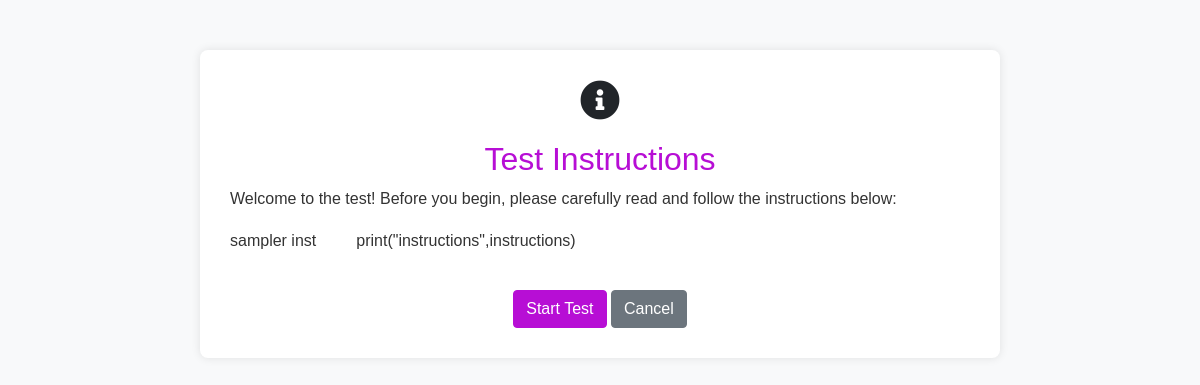
/show_instructions/root.tnpsc, run on an earlier commit of the app's database.
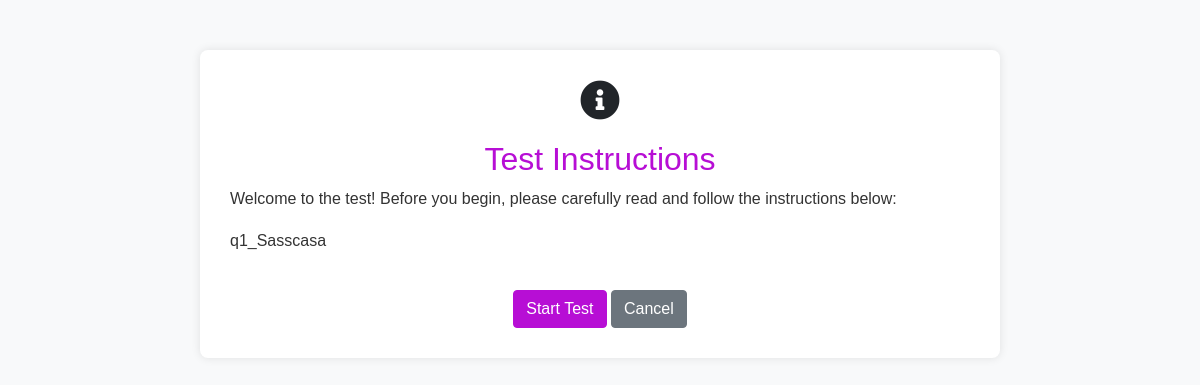
And on a later commit of the database.
### base/models.py (models this page shows, shortened)
class McqQuestionBase(models.Model):
    id = models.AutoField(primary_key=True)
    user_id = models.ForeignKey(User, on_delete=models.CASCADE)
    question = models.TextField()
    explain = models.TextField(null=True, blank=True)
    image = models.ImageField(upload_to='question_images/', null=True, blank=True)
    category = models.CharField(max_length=255)
    question_type = models.CharField(max_length=50)  # You might want to limit the choices here
    options = models.JSONField()  # Assuming options will be stored as a JSON array
    correct_answer = models.CharField(max_length=255)
    instructions = models.TextField()
    Para_quest = models.TextField(null=True, blank=True)
    copy_qust_path =  models.TextField()
    quest_id = models.TextField(null=True, blank=True)
    path = models.CharField(max_length=400)
    last_updated_date = models.DateTimeField(auto_now=True)

### base/views/UserView.py (the view)
# urls.py: path('show_instructions/<str:path>', show_instructions, name='show_instructions'),
def show_instructions(request, path):
    mcq_questions = McqQuestionBase.objects.filter(question_type="MCQ", path=path)
    instructions_out= ""
    for i in mcq_questions:
        instructions_out = i.instructions
    obj = FolderManager.objects.all()
    print(path.split('.')[1])
    user_subscription= UserSubscription.objects.all()
    for i in user_subscription:
        print(i.course_premium)
    print("............................")
    for i in McqQuestionBase.objects.all():
        print(i.path)
    for i in obj:
        print(i.category,i.path)
    return render(request, 'question_manager/instructions.html',{'instructions':instructions_out, 'path':path})

### templates/question_manager/instructions.html (shortened to what this page needs)
<!DOCTYPE html>
<html lang="en">
<head>
  <link rel="stylesheet" href="https://maxcdn.bootstrapcdn.com/bootstrap/4.5.2/css/bootstrap.min.css">
  <link rel="stylesheet" href="https://cdnjs.cloudflare.com/ajax/libs/font-awesome/5.15.3/css/all.min.css" />
  <link rel="stylesheet" href="https://cdnjs.cloudflare.com/ajax/libs/animate.css/4.1.1/animate.min.css" />
</head>
<body>
<div class="container">
  <div class="text-center">
    <i class="fas fa-info-circle icon"></i>
    <h2>Test Instructions</h2>
  </div>
  <p>Welcome to the test! Before you begin, please carefully read and follow the instructions below:</p>
    {{ instructions|safe }}
  <div class="text-center">
    <a href="/take_quiz/{{ path }}" class="btn btn-primary">Start Test</a>
    <a href="/list_course/{{ path }}" class="btn btn-secondary">Cancel</a>
  </div>
</div>
</body>
</html>

### templates/question_manager/instructions.html (style rules this page uses)
body { font-family: 'Poppins', sans-serif; background-color: #f8f9fa; }
.container { max-width: 800px; margin: 50px auto; background-color: #fff; padding: 30px; border-radius: 8px; box-shadow: 0 0 10px rgba(0, 0, 0, 0.1); }
h2 { color: #b70ed5; }
p { line-height: 1.6; color: #333; }
.icon { font-size: 40px; margin-bottom: 20px; }
.btn-primary, .btn-secondary { margin-top: 20px; }
.btn-primary { background-color: #b70ed5; border-color: #b70ed5; }
.btn-secondary { background-color: #6c757d; border-color: #6c757d; }

What changed in the data, as far as the page shows it:
no longer on this page (row edited): McqQuestionBase: instructions "sampler inst print(\"instructions\",instructions)"
added McqQuestionBase: instructions "q1_Sasscasa"
